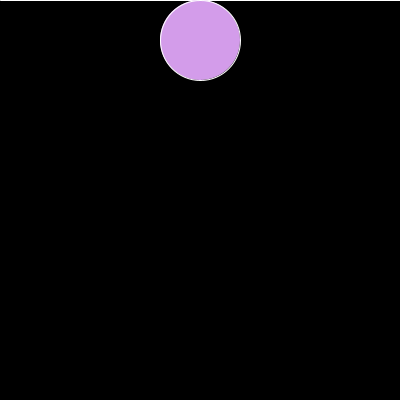
Frame 1 (no input)
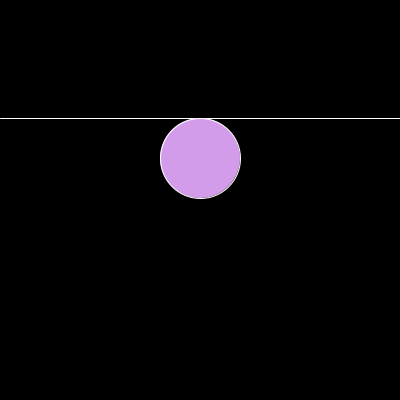
Frame 60 (the mouse pressed at the canvas centre just before this capture)
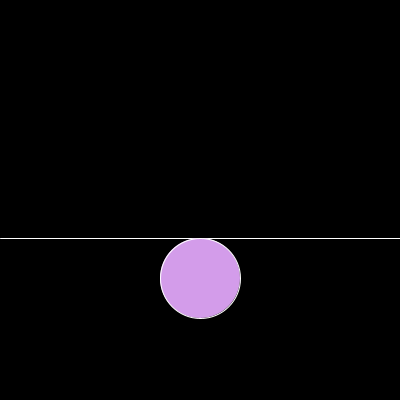
Frame 120 (the mouse held since frame 60 and released just before this capture)

The Processing sketch that drew these frames (run headless with seeded random() and noise(); from frame 60 on, the mouse is pressed at the canvas centre):

// Processing sketch: ejercicio19
// ── ejercicio19.pde
float lineaH; 
float circulo; 
int direccion = 1; 

void setup() {
  size(400, 400);
  lineaH = 0; // La línea comienza en la parte superior del lienzo
  circulo = 40; // La elipse comienza a 40px por encima de la línea
}

void draw() {
  background(0);
  
  stroke(255);
  line(0, lineaH, width, lineaH);
  
  fill(#D39CEA);
  ellipse(width/2, lineaH + circulo, 80, 80);
  
  
  lineaH += direccion * 2; 
  
  if (lineaH > height || lineaH < 0) {
    direccion *= -1; 
  }
}
